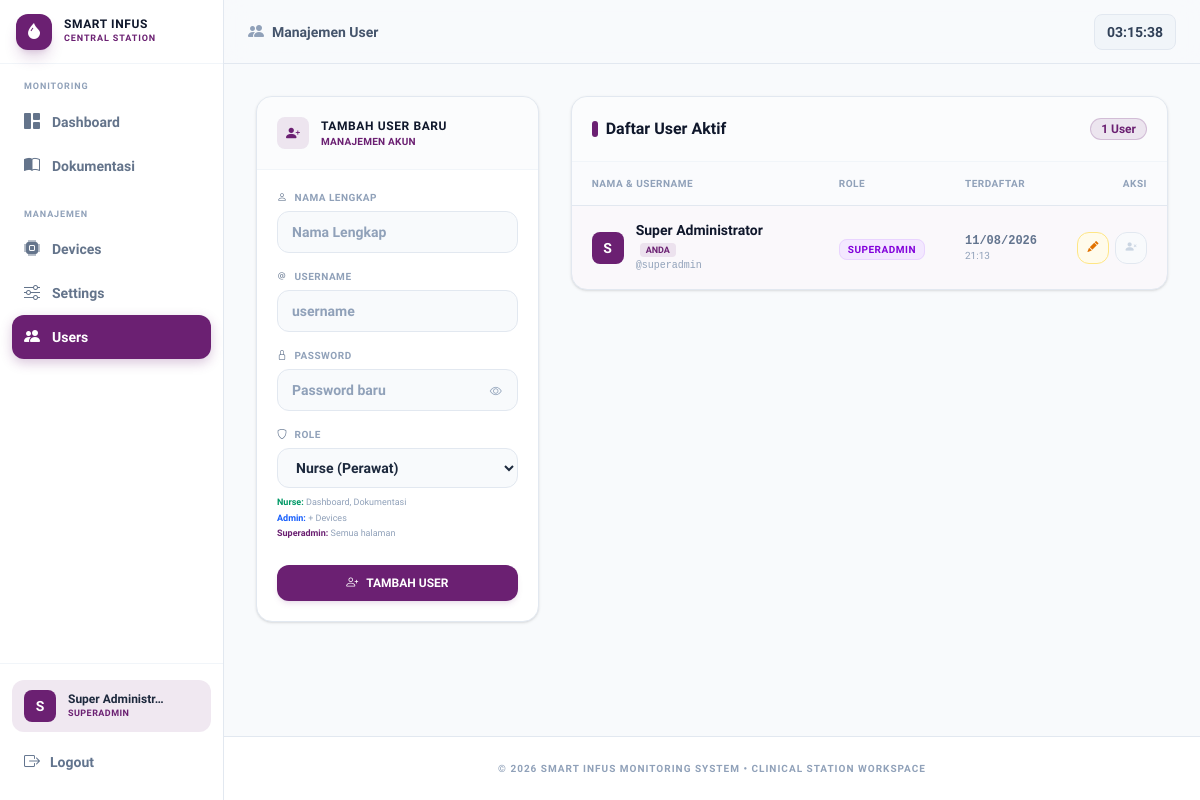
/users.php (signed in), run on the app's committed database.
### tables this page shows
CREATE TABLE IF NOT EXISTS `users` (
  `id`         INT(11)      NOT NULL AUTO_INCREMENT,
  `username`   VARCHAR(50)  NOT NULL UNIQUE,
  `password`   VARCHAR(255) NOT NULL,
  `nama`       VARCHAR(100) NOT NULL DEFAULT '',
  `role`       ENUM('superadmin','admin','nurse') NOT NULL DEFAULT 'nurse',
  `aktif`      TINYINT(1)   NOT NULL DEFAULT 1,
  `created_at` TIMESTAMP    NOT NULL DEFAULT CURRENT_TIMESTAMP,
  PRIMARY KEY (`id`)
);

### users.php (the view, shortened to what the rows shown need)
<?php
require_once __DIR__ . '/config/auth.php';
$db      = getDB();
if (!function_exists('esc')) {
    function esc($string) {
        return htmlspecialchars($string ?? '', ENT_QUOTES, 'UTF-8');
    }
}
$currentUser = getCurrentUser();
$currentId   = (int)($currentUser['id'] ?? 0);
$editUser = null;
$users = $db->query("SELECT * FROM users WHERE aktif = 1 ORDER BY id ASC")->fetchAll();
?>
<!DOCTYPE html>
<html lang="id">
<head>
  <link rel="stylesheet" href="assets/css/style.css" />
  <link rel="stylesheet" href="https://cdn.jsdelivr.net/npm/bootstrap-icons@1.11.3/font/bootstrap-icons.min.css" />
</head>
<body class="bg-slate-50 text-slate-800 min-h-screen flex flex-col selection:bg-[#6b2072]/10 selection:text-[#6b2072]">
  <?php require __DIR__ . '/config/navbar.php'; ?>
  <main class="max-w-7xl mx-auto w-full px-4 sm:px-6 lg:px-8 py-8 flex-1">
    <div class="grid grid-cols-1 lg:grid-cols-3 gap-8 items-start">
      <div class="bg-white border border-slate-200 rounded-2xl shadow-sm overflow-hidden lg:sticky lg:top-24">
        <div class="p-5 border-b border-slate-100 bg-slate-50/50 flex items-center gap-3">
          <div>
            <h2 class="text-xs font-black text-slate-900 tracking-wider uppercase"><?= $editUser ? 'Edit User' : 'Tambah User Baru' ?></h2>
          </div>
        </div>
      </div>
      <div class="bg-white border border-slate-200 rounded-2xl shadow-sm overflow-hidden lg:col-span-2">
        <div class="p-5 border-b border-slate-100 bg-slate-50/50 flex items-center justify-between">
          <div>
            <h2 class="text-base font-bold text-slate-900 flex items-center gap-2">
              <span class="w-1.5 h-4 bg-[#6b2072] rounded-full inline-block"></span>
              Daftar User Aktif
            </h2>
          </div>
        </div>
        <div class="overflow-x-auto">
          <table class="w-full text-left border-collapse">
            <thead>
              <tr class="bg-slate-50/70 border-b border-slate-200 text-[10px] font-bold text-slate-400 tracking-wider uppercase">
                <th class="py-3.5 px-5">Nama &amp; Username</th>
                <th class="py-3.5 px-5">Role</th>
                <th class="py-3.5 px-5">Terdaftar</th>
                <th class="py-3.5 px-5 text-right">Aksi</th>
              </tr>
            </thead>
            <tbody class="divide-y divide-slate-100 text-sm">
              <?php foreach ($users as $u):
                $isMe = (int)$u['id'] === $currentId;
                $roleBg = match($u['role']) {
                    'superadmin' => 'bg-purple-100 text-purple-700 border-purple-200',
                    'admin'      => 'bg-blue-100 text-blue-700 border-blue-200',
                    'nurse'      => 'bg-emerald-100 text-emerald-700 border-emerald-200',
                    default      => 'bg-slate-100 text-slate-600 border-slate-200',
                };
                $roleLabel = match($u['role']) {
                    'superadmin' => 'Superadmin',
                    'admin'      => 'Admin',
                    'nurse'      => 'Nurse',
                    default      => ucfirst($u['role']),
                };
              ?>
              <tr class="hover:bg-slate-50/60 transition-colors <?= $isMe ? 'bg-[#6b2072]/3' : '' ?>">
                <td class="py-4 px-5">
                  <div class="flex items-center gap-3">
                    <div class="w-8 h-8 rounded-lg flex items-center justify-center text-sm font-black text-white flex-shrink-0"
                         style="background:<?= $u['role'] === 'superadmin' ? '#6b2072' : ($u['role'] === 'admin' ? '#2563eb' : '#059669') ?>;">
                      <?= mb_strtoupper(mb_substr($u['nama'], 0, 1)) ?>
                    </div>
                    <div>
                      <div class="font-bold text-slate-900 leading-tight">
                        <?= esc($u['nama']) ?>
                        <?php if ($isMe): ?><span class="ml-1 text-[9px] font-black text-[#6b2072] bg-[#6b2072]/10 px-1.5 py-0.5 rounded">ANDA</span><?php endif; ?>
                      </div>
                      <div class="text-[10px] font-mono text-slate-400 mt-0.5">@<?= esc($u['username']) ?></div>
                    </div>
                  </div>
                </td>
                <td class="py-4 px-5">
                  <span class="text-[10px] font-black px-2 py-1 rounded-lg border <?= $roleBg ?> uppercase tracking-wider">
                    <?= $roleLabel ?>
                  </span>
                </td>
                <td class="py-4 px-5">
                  <div class="text-xs font-semibold text-slate-500 font-mono">
                    <?= date('d/m/Y', strtotime($u['created_at'])) ?>
                  </div>
                  <div class="text-[10px] text-slate-400"><?= date('H:i', strtotime($u['created_at'])) ?></div>
                </td>
                <td class="py-4 px-5 text-right">
                  <div class="flex items-center justify-end gap-1.5">
                    <a href="users.php?edit=<?= (int)$u['id'] ?>" title="Edit User"
                       class="w-8 h-8 bg-amber-50 border border-amber-200 text-amber-600 hover:bg-amber-500 hover:text-white rounded-xl flex items-center justify-center transition-all active:scale-90">
                      <i class="bi bi-pencil-fill text-[11px]"></i>
                    </a>
                    <?php if (!$isMe): ?>
                    <form method="POST" action="users.php" class="inline" id="form-deact-<?= (int)$u['id'] ?>">
                      <input type="hidden" name="action" value="deactivate" />
                      <input type="hidden" name="user_id" value="<?= (int)$u['id'] ?>" />
                      <button type="button" title="Nonaktifkan"
                              onclick="confirmAction({icon:'person-x-fill',iconBg:'#fee2e2',iconColor:'#dc2626',title:'Nonaktifkan User',sub:'<?= esc(addslashes($u['nama'])) ?>',body:'<p>User <strong><?= esc(addslashes($u['nama'])) ?></strong> akan dinonaktifkan dan tidak bisa login.<br><br>Akun tidak dihapus — bisa diaktifkan kembali.</p>',confirmLabel:'<i class=\'bi bi-person-x-fill\'></i> Ya, Nonaktifkan',confirmStyle:'background:#dc2626;color:#fff;',formId:'form-deact-<?= (int)$u['id'] ?>'})"
                              class="w-8 h-8 bg-rose-50 border border-rose-200 text-rose-600 hover:bg-rose-500 hover:text-white rounded-xl flex items-center justify-center cursor-pointer transition-all active:scale-90">
                        <i class="bi bi-person-x-fill text-[11px]"></i>
                      </button>
                    </form>
                    <?php else: ?>
                    <div class="w-8 h-8 bg-slate-50 border border-slate-200 text-slate-300 rounded-xl flex items-center justify-center cursor-not-allowed" title="Tidak bisa nonaktifkan diri sendiri">
                      <i class="bi bi-person-x-fill text-[11px]"></i>
                    </div>
                    <?php endif; ?>
                  </div>
                </td>
              </tr>
              <?php endforeach; ?>
            </tbody>
          </table>
        </div>
      </div>
    </div>
  </main>
</body>
</html>

### config/navbar.php (shortened to what the rows shown need)
<?php
require_once __DIR__ . '/auth.php';
$_isLoggedIn  = isLoggedIn();
$_user        = getCurrentUser();
$_userRole    = $_user['role'] ?? '';
$_userName    = $_user['nama'] ?? '';
$_roleLabel = match($_userRole) {
    'superadmin' => 'Superadmin',
    'admin'      => 'Admin',
    'nurse'      => 'Nurse',
    default      => '',
};
$_roleColor = match($_userRole) {
    'superadmin' => '#6b2072',
    'admin'      => '#2563eb',
    'nurse'      => '#059669',
    default      => '#94a3b8',
};
$_roleBg = match($_userRole) {
    'superadmin' => 'rgba(107,32,114,0.10)',
    'admin'      => 'rgba(37,99,235,0.10)',
    'nurse'      => 'rgba(5,150,105,0.10)',
    default      => 'rgba(148,163,184,0.10)',
};
$_displayName = mb_strlen($_userName) > 16 ? mb_substr($_userName, 0, 15) . '…' : $_userName;
?>
<aside id="app-sidebar"
  class="hidden md:flex flex-col fixed top-0 left-0 h-screen w-56 z-40"
  style="background:#fff;border-right:1px solid #e2e8f0;">
  <div class="flex-shrink-0 px-3 py-4 border-t border-slate-100">
    <?php if ($_isLoggedIn): ?>
    <div class="flex items-center gap-3 px-3 py-2.5 rounded-xl mb-2"
         style="background:<?= $_roleBg ?>;">
      <div class="w-8 h-8 rounded-lg flex items-center justify-center text-sm font-black text-white flex-shrink-0"
           style="background:<?= $_roleColor ?>;">
        <?= mb_strtoupper(mb_substr($_userName ?: $_roleLabel, 0, 1)) ?>
      </div>
      <div class="min-w-0 flex-1">
        <div class="text-xs font-bold text-slate-800 truncate leading-tight"><?= htmlspecialchars($_displayName ?: 'User') ?></div>
        <div class="text-[9px] font-black uppercase tracking-wider" style="color:<?= $_roleColor ?>;"><?= htmlspecialchars($_roleLabel) ?></div>
      </div>
    </div>
    <a href="logout.php"
       onclick="confirmLogout('logout.php'); return false;"
       class="flex items-center gap-2.5 w-full px-3 py-2.5 rounded-xl text-sm font-semibold text-slate-500 transition-all"
       onmouseover="this.style.background='#fef2f2';this.style.color='#dc2626';"
       onmouseout="this.style.background='';this.style.color='#64748b';">
      <i class="bi bi-box-arrow-right text-base"></i><span>Logout</span>
    </a>
    <?php endif; ?>
  </div>
</aside>

### data on the page
users: nama "S", nama "Super Administr…", role "SUPERADMIN", nama "Super Administrator", shows "ANDA", username "superadmin", created_at "11/08/2026", created_at "21:13"

### other printed values
$label "Dashboard Devices Settings Users"
$pageTitle['label'] "Manajemen User"
count($users) "1"
